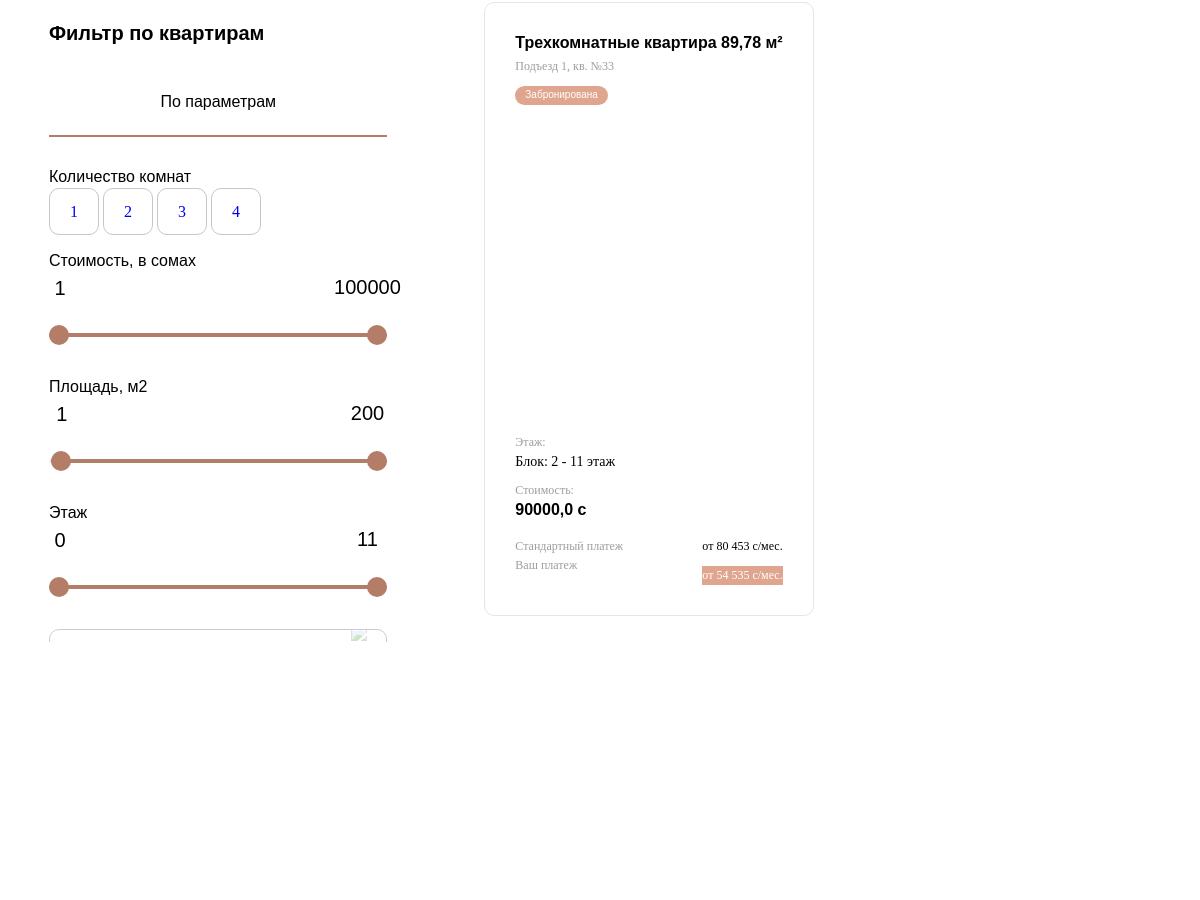
/catalog/?room=3 (middle part), run on an earlier commit of the app's database.
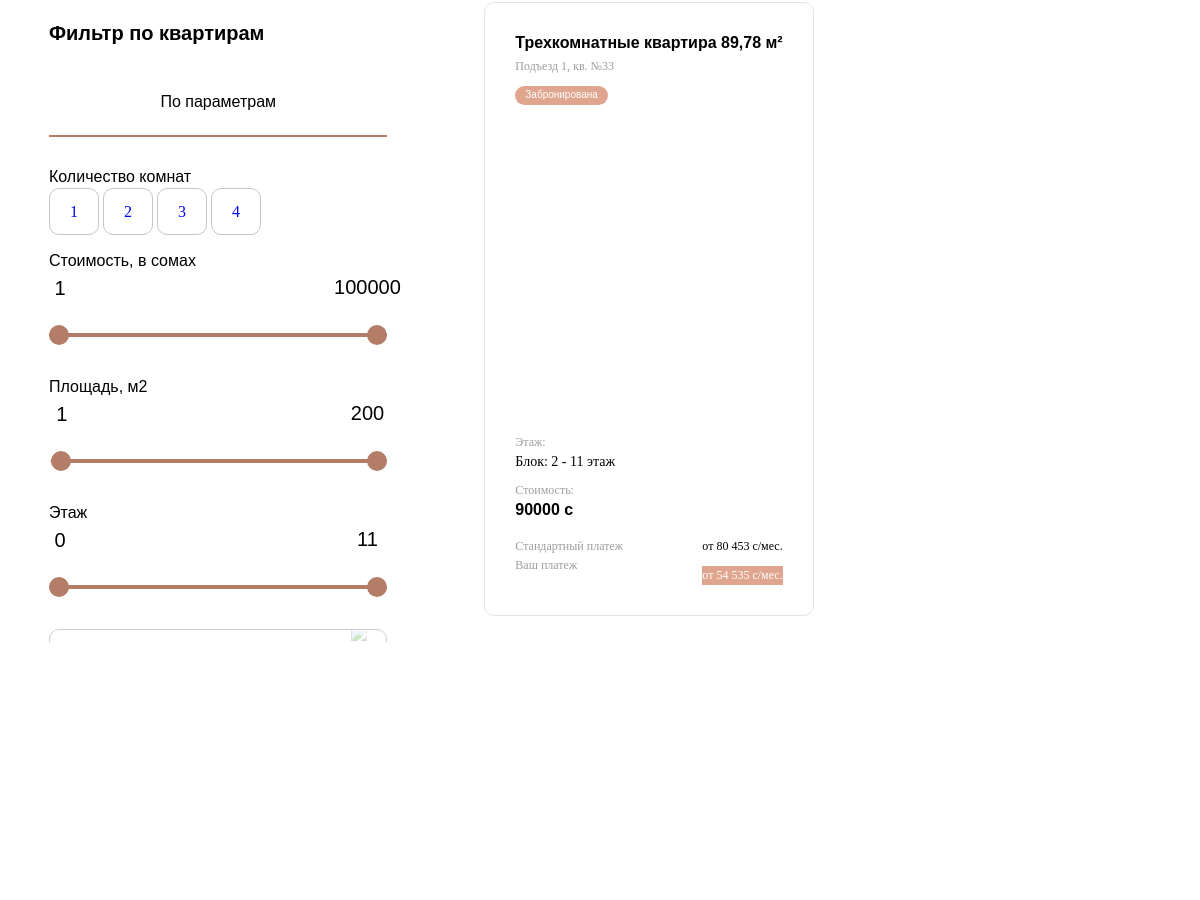
And on a later commit of the database.
### apps/apartment/models.py (models this page shows, shortened)
class Apartment(models.Model):
    category = models.ForeignKey(
        Category,
        related_name = "category_room",
        on_delete = models.CASCADE,
        verbose_name = "Выбрерите категорию"
    )
    floor = models.ForeignKey(
        Floor,
        related_name='floor_form',
        on_delete = models.CASCADE,
        verbose_name = "Сколько этаж",
    )
    room = models.ForeignKey(
        Rooms,
        on_delete = models.CASCADE,
        verbose_name = "Выбрерите сколько комнат"
    )
    status = models.ForeignKey(
        Status,
        related_name = "choise_room",
        on_delete = models.CASCADE,
        verbose_name = "Выбрерите статус"
    )
    razmer = models.FloatField(
        verbose_name = "Введите размер"
    )
    info = models.CharField(
        max_length = 255,
        verbose_name ="Дополнительная информация",
        blank = True,null=True
    )
    layote = ResizedImageField(
        force_format="WEBP",
        quality=100,
        upload_to='layote/',
        verbose_name="Фотография планировки",
        blank = True,null=True
    )
    plan = ResizedImageField(
        force_format="WEBP",
        quality=100,
        upload_to='plan/',
        verbose_name="Фотография на плане этажа",
        blank = True,null=True
    )
    object = ResizedImageField(
        force_format="WEBP",
        quality=100,
        upload_to='object/',
        verbose_name="Фотография на объекте",
        blank = True,null=True
    )
    price = models.IntegerField(
        verbose_name = "Цена"
    )
    exploitation = models.CharField(
        max_length = 255,
        verbose_name = "Ввод в эксплуатацию"
    )
    layout_text = models.CharField(
        max_length = 255,
        verbose_name = "Тип планировок "
    )
    pdf = models.FileField(
        upload_to='pdfs/',
        blank=True, null=True
    )
    class Meta:
        verbose_name = "Добавить Квартиру"
        verbose_name_plural = "Добавить Квартиру"

class Rooms(models.Model):
    title = models.CharField(
        max_length = 255,
        verbose_name = "Сколько Комнат"
    )
    def __str__(self):
        return self.title
    class Meta:
        verbose_name = "Добавить Комнаты"
        verbose_name_plural = "Добавить Комнаты"

class Status(models.Model):
    title = models.CharField(
        max_length = 255,
        verbose_name = "Статус квартиры"
    )
    it = models.IntegerField(
        verbose_name = "Id"
    )
    def __str__(self):
        return self.title
    class Meta:
        verbose_name = "Добавить Статус"
        verbose_name_plural = "Добавить Статус"

class Floor(models.Model):
    block = models.ForeignKey(
        'Block',
        on_delete=models.CASCADE,
        verbose_name="Выбрать блок"
    )
    title = models.IntegerField(
        default=0,
        verbose_name="этаж"
    )
    def __str__(self):
        return f"{self.block} - {self.title} этаж"
    class Meta:
        verbose_name = "Добавить Этаж"
        verbose_name_plural = "Добавить Этажи"

class Block(models.Model):
    number = models.IntegerField(
        default = 0,
        verbose_name = "Название блока"
    )
    date = models.DateTimeField(
        blank=True,null = True,
        verbose_name = "Дата сдачи"
    )
    it = models.IntegerField(
        verbose_name = "Нумерация",
        blank=True,null=True
    )
    def __str__(self):
        return f"Блок: {self.number}"
    class Meta:
        verbose_name = "Добавить Блок"
        verbose_name_plural = "Добавить Блоки"

### apps/apartment/views.py (the view, shortened to what this page needs)
# urls.py: path('catalog/', views.catalog, name="catalog"),
def catalog(request):
    settings = Settings.objects.latest("id")
    apartments = models.Apartment.objects.all()
    categories = models.Category.objects.all()
    category_id = request.GET.get('category')
    if category_id:
        apartments = apartments.filter(category__id=category_id)
    rooms = models.Rooms.objects.all()
    rooms_id = request.GET.get("room")
    if rooms_id:
        apartments = apartments.filter(room_id=rooms_id)
    features = models.Osob.objects.all()
    feature_id = request.GET.get('Ben')  # Получаем ID выбранной особенности из запроса
    if feature_id and feature_id != "0":
        apartments = apartments.filter(apartmentosob__title_id=feature_id)
    search_form = ApartmentSearchForm(request.GET or None)
    apartment_count = apartments.count()
    contactinfo = ContactInfo.objects.latest('id')
    return render(request, 'catalog.html', locals())

### apps/apartment/forms.py
class ApartmentSearchForm(forms.Form):
    min_price = forms.IntegerField(label='Минимальная цена', required=False)
    max_price = forms.IntegerField(label='Максимальная цена', required=False)
    min_size = forms.FloatField(label='Минимальный размер', required=False)
    max_size = forms.FloatField(label='Максимальный размер', required=False)
    floor = forms.ModelChoiceField(queryset=Floor.objects.all(), required=False, label='Этаж')
    category = forms.ModelChoiceField(queryset=Category.objects.all(), required=False, label='Категория')
    rooms = forms.ModelChoiceField(queryset=Rooms.objects.all(), required=False, label='Количество комнат')
    status = forms.ModelChoiceField(queryset=Status.objects.all(), required=False, label='Статус')

### templates/catalog.html (shortened to what this page needs)
{% load static %}
<!DOCTYPE html>
<html lang="en">
  <head>
    <link rel="stylesheet" href="{% static 'assets/styles/style.css' %}" />
    <link rel="stylesheet" href="{% static 'assets/styles/swiperStyle.css' %}" />
  </head>
  <body>
    <br />
    <br /><br />
    <div class="filterZone" style="padding: 0 27px">
      <div class="scrollBar" >
        <div class="leftFilteredZone">
          <h1>Фильтр по квартирам</h1>
          <div class="sliderLink">
            <div class="navSlideLink activee" style="width: 100%">По параметрам</div>
          </div>
          <div>
            <h2>Количество комнат</h2>
            {% for room in rooms %}
              <a href="{% url 'catalog' %}?room={{ room.id }}" class="roomButton">{{ room.id }}</a>
            {% endfor %}
          </div>
          <div>
            <h2>Стоимость, в сомах</h2>
            <br /><br />
            <div class="range-slider">
              <input type="range" id="min_price" name="min_price" min="1" max="100000" value="1" class="range-slider__input" />
              <input type="range" id="max_price" name="max_price" min="1" max="100000" value="100000" class="range-slider__input" />
            </div>
          </div>
          <div>
            <h2>Площадь, м2</h2>
            <br /><br />
            <div class="range-slider">
              <input type="range" id="min_size" name="min_size" min="0" max="200" value="1" class="range-slider__input" />
              <input type="range" id="max_size" name="max_size" min="0" max="200" value="200" class="range-slider__input" />
            </div>
          </div>
          <div>
            <h2>Этаж</h2>
            <br /><br />
            <div class="range-slider">
              <input type="range" id="min_floor" name="min_floor" min="0" max="11" value="0" class="range-slider__input" />
              <input type="range" id="max_floor" name="max_floor" min="0" max="11" value="11" class="range-slider__input" />
            </div>
          </div>
            <div class="select-box">
              <div class="select-box__current" tabindex="1">
                <div class="select-box__value">
                  <p class="select-box__input-text">Дополнительные параметры</p>
                </div>
                <img
                  class="select-box__icon"
                  src="http://cdn.onlinewebfonts.com/svg/img_295694.svg"
                  alt="Arrow Icon"
                  aria-hidden="true"
                />
              </div>
            </div>
        </div>
      </div>
      <div class="flatList">
        {% for apartment in apartments %}
        <a href="{% url 'planing' apartment.id %}">
          <div class="flatListCard">
            <div class="cardHead">
              <h1>{{apartment.room}} квартира {{apartment.razmer}} м²</h1>
              <p>{{apartment.info}}</p>
            </div>
            {% if apartment.status%}
            <button class="flatMetka">{{apartment.status}}</button>
            {% endif %}
            <br />
            <div class="cardFlatImage">
            </div>
            <br />
            <div class="cardFlatInf">
              <p>Этаж:</p>
              <h2>{{apartment.floor}} </h2>
            </div>
            <div class="cardFlatInf">
              <p>Стоимость:</p>
              <h1>{{apartment.price}} с</h1>
            </div>
            <br />
            <div class="cardFootFlat">
              <div>
                <h1>Стандартный платеж <img width="14px" src="{% static 'assets/svg/div.tooltip-circle.svg' %}" alt="" /></h1>
                <h1>Ваш платеж <img width="14px" src="{% static 'assets/svg/div.tooltip-circle — копия.svg' %}" alt="" /></h1>
              </div>
              <div>
                <h2>от 80 453 с/мес.</h2>
                <h3>от 54 535 с/мес.</h3>
              </div>
            </div>
          </div>
        </a>
        {% endfor %}
      </div>
    </div>
    <br /><br />
    <div class="h100"></div>
    <br /><br /><br /><br />
  </body>
  </body>
</html>

What changed in the data, as far as the page shows it:
changed Apartment "Подъезд 1, кв. №33": price "90000,0" → "90000"
